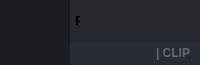
        <widget class="QFrame" name="frame_top">
         <property name="minimumSize">
          <size>
           <width>0</width>
           <height>65</height>
          </size>
         </property>
         <property name="maximumSize">
          <size>
           <width>16777215</width>
           <height>65</height>
          </size>
         </property>
         <property name="styleSheet">
          <string notr="true">background-color: transparent;</string>
         </property>
         <property name="frameShape">
          <enum>QFrame::NoFrame</enum>
         </property>
         <property name="frameShadow">
          <enum>QFrame::Raised</enum>
         </property>
         <layout class="QHBoxLayout" name="horizontalLayout_3">
          <property name="spacing">
           <number>0</number>
          </property>
          <property name="leftMargin">
           <number>0</number>
          </property>
          <property name="topMargin">
           <number>0</number>
          </property>
          <property name="rightMargin">
           <number>0</number>
          </property>
          <property name="bottomMargin">
           <number>0</number>
          </property>
          <item>
           <widget class="QFrame" name="frame_toggle">
            <property name="maximumSize">
             <size>
              <width>70</width>
              <height>16777215</height>
             </size>
            </property>
            <property name="styleSheet">
             <string notr="true">background-color: rgb(27, 29, 35);</string>
            </property>
            <property name="frameShape">
             <enum>QFrame::NoFrame</enum>
            </property>
            <property name="frameShadow">
             <enum>QFrame::Raised</enum>
            </property>
            <layout class="QVBoxLayout" name="verticalLayout_3">
             <property name="spacing">
              <number>0</number>
             </property>
             <property name="leftMargin">
              <number>0</number>
             </property>
             <property name="topMargin">
              <number>0</number>
             </property>
             <property name="rightMargin">
              <number>0</number>
             </property>
             <property name="bottomMargin">
              <number>0</number>
             </property>
             <item>
              <widget class="QPushButton" name="btn_toggle_menu">
               <property name="sizePolicy">
                <sizepolicy hsizetype="Expanding" vsizetype="Expanding">
                 <horstretch>0</horstretch>
                 <verstretch>0</verstretch>
                </sizepolicy>
               </property>
               <property name="styleSheet">
                <string notr="true">QPushButton {
	background-image: url(:/24x24/icons/24x24/cil-menu.png);
	background-position: center;
	background-repeat: no-reperat;
	border: none;
	background-color: rgb(27, 29, 35);
}
QPushButton:hover {
	background-color: rgb(33, 37, 43);
}
QPushButton:pressed {	
	background-color: rgb(85, 170, 255);
}</string>
               </property>
               <property name="text">
                <string/>
               </property>
              </widget>
             </item>
            </layout>
           </widget>
          </item>
          <item>
           <widget class="QFrame" name="frame_top_right">
            <property name="styleSheet">
             <string notr="true">background: transparent;</string>
            </property>
            <property name="frameShape">
             <enum>QFrame::NoFrame</enum>
            </property>
            <property name="frameShadow">
             <enum>QFrame::Raised</enum>
            </property>
            <layout class="QVBoxLayout" name="verticalLayout_2">
             <property name="spacing">
              <number>0</number>
             </property>
             <property name="leftMargin">
              <number>0</number>
             </property>
             <property name="topMargin">
              <number>0</number>
             </property>
             <property name="rightMargin">
              <number>0</number>
             </property>
             <property name="bottomMargin">
              <number>0</number>
             </property>
             <item>
              <widget class="QFrame" name="frame_top_btns">
               <property name="maximumSize">
                <size>
                 <width>16777215</width>
                 <height>42</height>
                </size>
               </property>
               <property name="styleSheet">
                <string notr="true">background-color: rgba(27, 29, 35, 200)</string>
               </property>
               <property name="frameShape">
                <enum>QFrame::NoFrame</enum>
               </property>
               <property name="frameShadow">
                <enum>QFrame::Raised</enum>
               </property>
               <layout class="QHBoxLayout" name="horizontalLayout_4">
                <property name="spacing">
                 <number>0</number>
                </property>
                <property name="leftMargin">
                 <number>0</number>
                </property>
                <property name="topMargin">
                 <number>0</number>
                </property>
                <property name="rightMargin">
                 <number>0</number>
                </property>
                <property name="bottomMargin">
                 <number>0</number>
                </property>
                <item>
                 <widget class="QFrame" name="frame_label_top_btns">
                  <property name="sizePolicy">
                   <sizepolicy hsizetype="Expanding" vsizetype="Preferred">
                    <horstretch>0</horstretch>
                    <verstretch>0</verstretch>
                   </sizepolicy>
                  </property>
                  <property name="frameShape">
                   <enum>QFrame::NoFrame</enum>
                  </property>
                  <property name="frameShadow">
                   <enum>QFrame::Raised</enum>
                  </property>
                  <widget class="QLabel" name="label_page">
                   <property name="geometry">
                    <rect>
                     <x>5</x>
                     <y>0</y>
                     <width>67</width>
                     <height>41</height>
                    </rect>
                   </property>
                   <property name="font">
                    <font>
                     <family>Segoe UI</family>
                     <pointsize>10</pointsize>
                     <weight>75</weight>
                     <bold>true</bold>
                    </font>
                   </property>
                   <property name="styleSheet">
                    <string notr="true">background-color: transparent;</string>
                   </property>
                   <property name="text">
                    <string>PAGE 0  </string>
                   </property>
                  </widget>
                  <widget class="QLabel" name="label_bank">
                   <property name="geometry">
                    <rect>
                     <x>72</x>
                     <y>0</y>
                     <width>71</width>
                     <height>41</height>
                    </rect>
                   </property>
                   <property name="font">
                    <font>
                     <family>Segoe UI</family>
                     <pointsize>10</pointsize>
                     <weight>75</weight>
                     <bold>true</bold>
                    </font>
                   </property>
                   <property name="styleSheet">
                    <string notr="true">background-color: transparent;</string>
                   </property>
                   <property name="text">
                    <string> 1 BANK</string>
                   </property>
                   <property name="alignment">
                    <set>Qt::AlignLeading|Qt::AlignLeft|Qt::AlignVCenter</set>
                   </property>
                  </widget>
                  <widget class="QLabel" name="label_pgm">
                   <property name="geometry">
                    <rect>
                     <x>250</x>
                     <y>0</y>
                     <width>351</width>
                     <height>41</height>
                    </rect>
                   </property>
                   <property name="font">
                    <font>
                     <family>Segoe UI</family>
                     <pointsize>14</pointsize>
                     <weight>75</weight>
                     <bold>true</bold>
                    </font>
                   </property>
                   <property name="styleSheet">
                    <string notr="true">background: transparent;
</string>
                   </property>
                   <property name="text">
                    <string>PGM  A</string>
                   </property>
                   <property name="alignment">
                    <set>Qt::AlignCenter</set>
                   </property>
                  </widget>
                  <widget class="QLabel" name="label_vmixconn">
                   <property name="geometry">
                    <rect>
                     <x>640</x>
                     <y>0</y>
                     <width>99</width>
                     <height>41</height>
                    </rect>
                   </property>
                   <property name="styleSheet">
                    <string notr="true">background: transparent;</string>
                   </property>
                   <property name="text">
                    <string>vMix connection: </string>
                   </property>
                   <property name="alignment">
                    <set>Qt::AlignCenter</set>
                   </property>
                  </widget>
                  <widget class="QLabel" name="label_title_bar_top">
                   <property name="geometry">
                    <rect>
                     <x>720</x>
                     <y>0</y>
                     <width>16</width>
                     <height>23</height>
                    </rect>
                   </property>
                   <property name="font">
                    <font>
                     <family>Segoe UI</family>
                     <pointsize>10</pointsize>
                     <weight>75</weight>
                     <bold>true</bold>
                    </font>
                   </property>
                   <property name="styleSheet">
                    <string notr="true">background: transparent;
</string>
                   </property>
                   <property name="text">
                    <string/>
                   </property>
                  </widget>
                  <widget class="QFrame" name="vmix_conn_no">
                   <property name="geometry">
                    <rect>
                     <x>748</x>
                     <y>0</y>
                     <width>28</width>
                     <height>42</height>
                    </rect>
                   </property>
                   <property name="styleSheet">
                    <string notr="true">background-color: rgb(255,0,0);
border-radius: 5px;
border: 1px solid rgb(0,0,0);</string>
                   </property>
                   <property name="frameShape">
                    <enum>QFrame::StyledPanel</enum>
                   </property>
                   <property name="frameShadow">
                    <enum>QFrame::Raised</enum>
                   </property>
                  </widget>
                  <widget class="QFrame" name="vmix_conn_ok">
                   <property name="geometry">
                    <rect>
                     <x>776</x>
                     <y>0</y>
                     <width>28</width>
                     <height>42</height>
                    </rect>
                   </property>
                   <property name="styleSheet">
                    <string notr="true">background-color: rgb(0,255,0);
border-radius: 5px;
border: 1px solid rgb(0,0,0);
</string>
                   </property>
                   <property name="frameShape">
                    <enum>QFrame::StyledPanel</enum>
                   </property>
                   <property name="frameShadow">
                    <enum>QFrame::Raised</enum>
                   </property>
                  </widget>
                 </widget>
                </item>
                <item alignment="Qt::AlignRight">
                 <widget class="QFrame" name="frame_btns_right">
                  <property name="sizePolicy">
                   <sizepolicy hsizetype="Expanding" vsizetype="Preferred">
                    <horstretch>0</horstretch>
                    <verstretch>0</verstretch>
                   </sizepolicy>
                  </property>
                  <property name="maximumSize">
                   <size>
                    <width>120</width>
                    <height>16777215</height>
                   </size>
                  </property>
                  <property name="frameShape">
                   <enum>QFrame::NoFrame</enum>
                  </property>
                  <property name="frameShadow">
                   <enum>QFrame::Raised</enum>
                  </property>
                  <layout class="QHBoxLayout" name="horizontalLayout_5">
                   <property name="spacing">
                    <number>0</number>
                   </property>
                   <property name="leftMargin">
                    <number>0</number>
                   </property>
                   <property name="topMargin">
                    <number>0</number>
                   </property>
                   <property name="rightMargin">
                    <number>0</number>
                   </property>
                   <property name="bottomMargin">
                    <number>0</number>
                   </property>
                   <item>
                    <widget class="QPushButton" name="btn_minimize">
                     <property name="sizePolicy">
                      <sizepolicy hsizetype="Minimum" vsizetype="Expanding">
                       <horstretch>0</horstretch>
                       <verstretch>0</verstretch>
                      </sizepolicy>
                     </property>
                     <property name="minimumSize">
                      <size>
                       <width>40</width>
                       <height>0</height>
                      </size>
                     </property>
                     <property name="maximumSize">
                      <size>
                       <width>40</width>
                       <height>16777215</height>
                      </size>
                     </property>
                     <property name="toolTip">
                      <string>Minimize</string>
                     </property>
                     <property name="styleSheet">
                      <string notr="true">QPushButton {	
	border: none;
	background-color: transparent;
}
QPushButton:hover {
	background-color: rgb(52, 59, 72);
}
QPushButton:pressed {	
	background-color: rgb(85, 170, 255);
}</string>
                     </property>
                     <property name="text">
                      <string/>
                     </property>
                     <property name="icon">
                      <iconset resource="files.qrc">
                       <normaloff>:/16x16/icons/16x16/cil-window-minimize.png</normaloff>:/16x16/icons/16x16/cil-window-minimize.png</iconset>
                     </property>
                    </widget>
                   </item>
                   <item>
                    <widget class="QPushButton" name="btn_maximize_restore">
                     <property name="sizePolicy">
                      <sizepolicy hsizetype="Minimum" vsizetype="Expanding">
                       <horstretch>0</horstretch>
                       <verstretch>0</verstretch>
                      </sizepolicy>
                     </property>
                     <property name="minimumSize">
                      <size>
                       <width>40</width>
                       <height>0</height>
                      </size>
                     </property>
                     <property name="maximumSize">
                      <size>
                       <width>40</width>
                       <height>16777215</height>
                      </size>
                     </property>
                     <property name="toolTip">
                      <string>Maximize</string>
                     </property>
                     <property name="styleSheet">
                      <string notr="true">QPushButton {	
	border: none;
	background-color: transparent;
}
QPushButton:hover {
	background-color: rgb(52, 59, 72);
}
QPushButton:pressed {	
	background-color: rgb(85, 170, 255);
}</string>
                     </property>
                     <property name="text">
                      <string/>
                     </property>
                     <property name="icon">
                      <iconset resource="files.qrc">
                       <normaloff>:/16x16/icons/16x16/cil-window-maximize.png</normaloff>:/16x16/icons/16x16/cil-window-maximize.png</iconset>
                     </property>
                    </widget>
                   </item>
                   <item>
                    <widget class="QPushButton" name="btn_close">
                     <property name="sizePolicy">
                      <sizepolicy hsizetype="Minimum" vsizetype="Expanding">
                       <horstretch>0</horstretch>
                       <verstretch>0</verstretch>
                      </sizepolicy>
                     </property>
                     <property name="minimumSize">
                      <size>
                       <width>40</width>
                       <height>0</height>
                      </size>
                     </property>
                     <property name="maximumSize">
                      <size>
                       <width>40</width>
                       <height>16777215</height>
                      </size>
                     </property>
                     <property name="toolTip">
                      <string>Close</string>
                     </property>
                     <property name="styleSheet">
                      <string notr="true">QPushButton {	
	border: none;
	background-color: transparent;
}
QPushButton:hover {
	background-color: rgb(52, 59, 72);
}
QPushButton:pressed {	
	background-color: rgb(85, 170, 255);
}</string>
                     </property>
                     <property name="text">
                      <string/>
                     </property>
                     <property name="icon">
                      <iconset resource="files.qrc">
                       <normaloff>:/16x16/icons/16x16/cil-x.png</normaloff>:/16x16/icons/16x16/cil-x.png</iconset>
                     </property>
                    </widget>
                   </item>
                  </layout>
                 </widget>
                </item>
               </layout>
              </widget>
             </item>
             <item>
              <widget class="QFrame" name="frame_top_info">
               <property name="maximumSize">
                <size>
                 <width>16777215</width>
                 <height>65</height>
                </size>
               </property>
               <property name="styleSheet">
                <string notr="true">background-color: rgb(39, 44, 54);</string>
               </property>
               <property name="frameShape">
                <enum>QFrame::NoFrame</enum>
               </property>
               <property name="frameShadow">
                <enum>QFrame::Raised</enum>
               </property>
               <layout class="QHBoxLayout" name="horizontalLayout_8">
                <property name="spacing">
                 <number>0</number>
                </property>
                <property name="leftMargin">
                 <number>10</number>
                </property>
                <property name="topMargin">
                 <number>0</number>
                </property>
                <property name="rightMargin">
                 <number>10</number>
                </property>
                <property name="bottomMargin">
                 <number>0</number>
                </property>
                <item>
                 <widget class="QLabel" name="label_top_info_1">
                  <property name="maximumSize">
                   <size>
                    <width>16777215</width>
                    <height>15</height>
                   </size>
                  </property>
                  <property name="font">
                   <font>
                    <family>Segoe UI</family>
                   </font>
                  </property>
                  <property name="styleSheet">
                   <string notr="true">color: rgb(98, 103, 111); </string>
                  </property>
                  <property name="text">
                   <string/>
                  </property>
                 </widget>
                </item>
                <item>
                 <widget class="QLabel" name="label_top_info_2">
                  <property name="minimumSize">
                   <size>
                    <width>0</width>
                    <height>0</height>
                   </size>
                  </property>
                  <property name="maximumSize">
                   <size>
                    <width>250</width>
                    <height>20</height>
                   </size>
                  </property>
                  <property name="font">
                   <font>
                    <family>Segoe UI</family>
                    <weight>75</weight>
                    <bold>true</bold>
                   </font>
                  </property>
                  <property name="styleSheet">
                   <string notr="true">color: rgb(98, 103, 111);</string>
                  </property>
                  <property name="text">
                   <string>| CLIP</string>
                  </property>
                  <property name="alignment">
                   <set>Qt::AlignRight|Qt::AlignTrailing|Qt::AlignVCenter</set>
                  </property>
                 </widget>
                </item>
               </layout>
              </widget>
             </item>
            </layout>
           </widget>
          </item>
         </layout>
        </widget>
